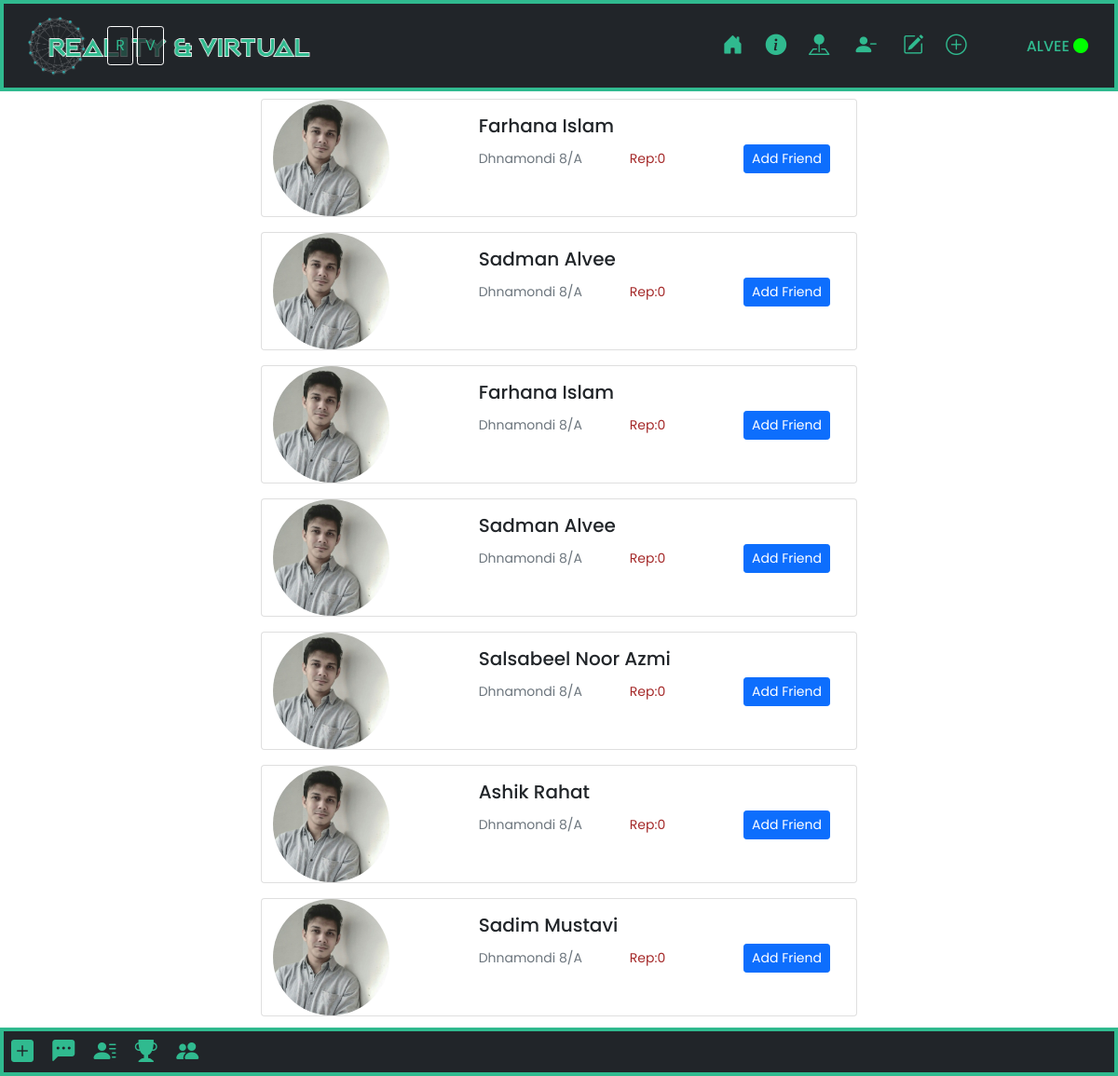
/allUsers.php (signed in), run on the app's committed database.
### tables this page shows
CREATE TABLE `user` (
  `user_id` int(11) NOT NULL,
  `user_type` varchar(20) NOT NULL,
  `first_name` varchar(50) NOT NULL,
  `last_name` varchar(50) NOT NULL,
  `date_of_birth` date NOT NULL,
  `Email` varchar(255) NOT NULL,
  `password` text NOT NULL,
  `house_address` varchar(255) NOT NULL,
  `street_address` varchar(255) NOT NULL,
  `zip_code` int(11) NOT NULL,
  `state` varchar(50) NOT NULL,
  `country` varchar(50) NOT NULL,
  `phone_number` varchar(25) NOT NULL,
  `activation_code` varchar(255) DEFAULT NULL,
  `status` int(11) NOT NULL DEFAULT 2 COMMENT '1.active, 2.new, 3.banned',
  `created_date` datetime NOT NULL DEFAULT current_timestamp(),
  `profileImgUrl` varchar(125) DEFAULT NULL,
  `lastActive` int(11) NOT NULL DEFAULT 1,
  `reputation` int(11) NOT NULL DEFAULT 10,
  `coins` int(11) NOT NULL DEFAULT 1
);

### allUsers.php (the view, shortened to what this page needs)
<?php
 $objProductDetails = new ConnectionDetails();
 $conn = $objProductDetails->OpenConnection();
 ?>
<!doctype html>
<html lang="en">
<head>
  <link href="https://cdn.jsdelivr.net/npm/bootstrap@5.1.1/dist/css/bootstrap.min.css" rel="stylesheet">
  <link rel="stylesheet" href="https://cdn.jsdelivr.net/npm/bootstrap-icons@1.5.0/font/bootstrap-icons.css">
  <link rel="stylesheet" href="02~css/Page_index.css">
  <?php include_once('header.php'); ?>
</head>
<body>
  <div class="friendlist mt-2 mb-5">
    <?php
     $uid = $_SESSION['userID'];
     $sql = "SELECT * FROM user WHERE user_id != $uid";
     $result = mysqli_query($conn, $sql) or die(mysqli_error($conn));
     $noOfRow = mysqli_num_rows($result);
     if ($noOfRow) {
       while ($row = mysqli_fetch_assoc($result)) { ?>
        <div class="container-fluid">
          <div class="row justify-content-center">
            <div class="card mb-3" style="max-width: 640px;">
              <div class="row g-0">
                <div class="col-md-4">
                  <?php if (!$row["profileImgUrl"]) {
                   ?>
                    <img src="06~Media_Images/profile/placeholder.png" class="img-fluid rounded-circle" alt="..." style="max-height:120px">
                  <?php } else {
                   ?>
                    <img src="<?php echo $row["profileImgUrl"] ?>" class="img-fluid rounded-circle" alt="..." style="max-height:125px">
                  <?php } ?>
                </div>
                <div class="col-md-8">
                  <div class="card-body">
                    <h5 class="card-title"><?php echo $row["first_name"], " ", $row["last_name"] ?></h5>
                    <p class="card-text d-flex justify-content-between align-items-center">
                      <small class="text-muted"><?php echo $row["street_address"] ?></small>
                      <small style="color:brown; margin-left:15px;">Rep:<?php echo $row["reputation"] ?></small>
                      <button class="btn btn-primary btn-sm float-right ms-5" style="color:white">
                        Add Friend
                      </button>
                    </p>
                  </div>
                </div>
              </div>
            </div>
          <?php }
       }
       else {
           ?>
          <div class="alert alert-warning" role="alert" style="text-align:center">
            You have no friends yet!
          </div>
        <?php }
         ?>
          </div>
        </div>
  </div>
  <?php
   include_once('userLogin_modal.php');
   ?>
</body>
<?php include_once('footer.php'); ?>
</html>

### header.php (shortened to what this page needs)
<?php
 if (isset($_SESSION['userName'])) {
   $currentLoggedInUser = $_SESSION['userName'];
 } else {
   $currentLoggedInUser = "No User";
 }
 ?>
<head>
  <link href="https://cdn.jsdelivr.net/npm/bootstrap@5.1.1/dist/css/bootstrap.min.css" rel="stylesheet">
  <link rel="stylesheet" href="https://cdn.jsdelivr.net/npm/bootstrap-icons@1.5.0/font/bootstrap-icons.css">
  <link rel="stylesheet" href="02~css/Page_index.css">
  <div class="  p-1 container-fluid sticky-top  text-dark bg-opacity-100 " style="background-color: #30ba8f;" id="">
    <div class=" fs-3 position-absolute top-0 end-0 ps-3 pe-3  pt-2">
      <div class="col-12">
        <a href=""><i class="bi bi-facebook ps-2 pe-1 " style="color: rgb(3, 126, 241);"></i></a>
        <a href=""> <i class="bi bi-instagram ps-1 pe-1  " style="color: rgb(241, 130, 3);"></i></a>
        <a href=""> <i class="bi bi-youtube ps-1 pe-2 " style="color: rgb(255, 0, 0);"></i></a>
      </div>
    </div>
    <div class="col-12">
      <nav class="navbar navbar-expand-lg navbar-light bg-dark pb-1 pt-1 ">
        <div class="col-1">
          <div class="col-1 ps-3">
            <a href="index.php "><img style="max-width: 315px; max-height: 315px" src="06~Media_Images/Reality&VirtualLogo1.png" alt="imageNotFound"></a>
          </div>
        </div>
        <div class=" container-lg container-md container-sm ">
          <div class="collapse navbar-collapse " id="navbarSupportedContent">
            <ul class="navbar-nav me-auto mb-2 mb-lg-0">
              <li class="nav-item">
                <a class="nav-link border border-white rounded-1 p-2 me-1 bg-dark bg-opacity-75 " style="color: #30ba8f;" href="index.php">R</a>
              </li>
              <li class="nav-item">
                <a class="nav-link  border border-white rounded-1 p-2 me-1 bg-dark bg-opacity-75 " style="color: #30ba8f;" href="index.php">V</a>
              </li>
            </ul>
            <div class="navbar-nav  navbar-expand-lg navbar-expand-md navbar-expand-sm  me-3 ">
              <ul class="navbar-nav me-auto ">
                <li class="nav-item">
                  <a class="nav-link active   " style="color: #30ba8f;" aria-current="page" href="index.php">
                    <i class="bi bi-house-door-fill ps-1 pe-1" style="font-size: 1.4rem;" data-bs-toggle="tooltip" data-bs-placement="bottom" title="Home"></i>
                  </a>
                </li>
                <li class="nav-item">
                  <a class="nav-link  " style="color: #30ba8f;" href="knowUs.php">
                    <i class="bi bi-info-circle-fill ps-1 pe-1" style="font-size: 1.4rem;" data-bs-toggle="tooltip" data-bs-placement="bottom" title="Know Us"></i>
                  </a>
                </li>
                <li class="nav-item">
                  <a class="nav-link  " style="color: #30ba8f;" href="findUs.php">
                    <i class="bi bi-pin-map-fill ps-1 pe-2 " style="font-size: 1.4rem;" data-bs-toggle="tooltip " data-bs-placement="bottom" title="Find us"></i>
                  </a>
                </li>
                <li class="nav-item">
                  <a class="nav-link  " style="color: #30ba8f;" href="?logoutuser=logout">
                    <i class="bi bi-person-dash-fill ps-1 pe-2" name="UserLogout" style="font-size: 1.4rem;" data-bs-toggle="tooltip" data-bs-placement="bottom" title="Logout"></i>
                  </a>
                </li>
                <li class="nav-item">
                  <a class="nav-link " style="color: #30ba8f;" href="userProfileEdit.php">
                    <i class="bi bi-pencil-square ps-1 pe-1" style="font-size: 1.4rem; " data-bs-toggle="tooltip" data-bs-placement="bottom" title="Edit Profile"></i>
                  </a>
                </li>
                <li class="nav-item">
                  <a class="nav-link  " style="color: #30ba8f;" href="signUp.php">
                    <i class="bi bi-plus-circle ps-1 pe-2" style="font-size: 1.4rem;" data-bs-toggle="tooltip" data-bs-placement="bottom" title="Sign Up"></i>
                  </a>
                </li>
                <div class="ps-5 mt-3 " style="color: #30ba8f;">
                  <a style="text-decoration:none" href="userProfileEdit.php" class="">
                    <h6 class="fs-6 text-uppercase" style="color: #30ba8f;"> <?php echo  $currentLoggedInUser; ?>
                      <i class="bi bi-circle-fill" <?php if (isset($_SESSION['userName'])) { ?>style="color: #00ff00" <?php } else { ?> style="color: #ff0000" <?php } ?>></i>
                    </h6>
                  </a>
                </div>
              </ul>
            </div>
          </div>
        </div>
      </nav>
    </div>
  </div>
</head>
</html>

### userLogin_modal.php (shortened to what this page needs)
<!doctype html>
<html lang="en">
</html>

### footer.php
<!doctype html>
<html lang="en">
<footer class="bg-dark">
  <div class="  p-1 container-fluid fixed-bottom   text-dark bg-opacity-100 " style="background-color: #30ba8f;" id="">
    <div class="  container-fluid bg-dark  p-1 ">
      <div class="row ">
        <div class="col-12">
          <a href="post.php"> <i class=" bi bi-plus-square-fill ps-1 py-3 fs-4" style="color: #30ba8f;"></i></a>
          <i class="bi bi-chat-left-dots-fill ps-3 py-3 fs-4" style="color: #30ba8f;"></i>
          <a href="friendlist.php"><i class="bi bi-person-lines-fill ps-3 py-3 fs-4" style="color: #30ba8f;"></i></a>
          <a href="achievements.php"><i class="bi bi-trophy-fill ps-3 py-3 fs-4" style="color: #30ba8f;"></i></a>
          <a href="allUsers.php"><i class="bi bi-people-fill ps-3 py-3 fs-4" style="color: #30ba8f;"></i></a>
        </div>
      </div>
    </div>
  </div>
</footer>
</html>

### 02~css/Page_index.css (style rules this page uses)
body { line-height: 1.5; font-family: 'Poppins', sans-serif; }
* { margin:0; padding:0; box-sizing: border-box; }
.row { display: flex; flex-wrap: wrap; }
ul { list-style: none; }

### data on the page
user: profileImgUrl (picture), first_name "Farhana", last_name "Islam", street_address "Dhnamondi 8/A", reputation "0"
user: profileImgUrl (picture), first_name "Sadman", last_name "Alvee", street_address "Dhnamondi 8/A", reputation "0"
user: profileImgUrl (picture), first_name "Farhana", last_name "Islam", street_address "Dhnamondi 8/A", reputation "0"
user: profileImgUrl (picture), first_name "Sadman", last_name "Alvee", street_address "Dhnamondi 8/A", reputation "0"
user: profileImgUrl (picture), first_name "Salsabeel Noor", last_name "Azmi", street_address "Dhnamondi 8/A", reputation "0"
user: profileImgUrl (picture), first_name "Ashik", last_name "Rahat", street_address "Dhnamondi 8/A", reputation "0"
user: profileImgUrl (picture), first_name "Sadim", last_name "Mustavi", street_address "Dhnamondi 8/A", reputation "0"

### other printed values
$currentLoggedInUser "ALVEE"
